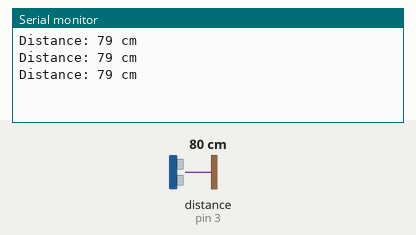
Simulated run of this sketch. Board: Arduino Uno, built with avr-gcc and run on an emulated ATmega328P. On the bench: the last lines printed to the serial monitor. Wiring (inferred from the names in the program): ultrasonic range finder: trigger pin 4; echo pin 3. The inputs (shaded band) are chosen by the test bench; at power-on: distance to the obstacle (sensor on pin 3) 80 cm. The echo pulse lasts 58.3 µs per cm.

Above: at 1.2 s.
1.3 s: distance to the obstacle (sensor on pin 3) set to 2 cm
At 2.0 s:
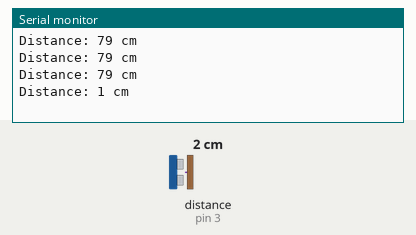
2.8 s: distance to the obstacle (sensor on pin 3) set to 4 cm
At 3.5 s:
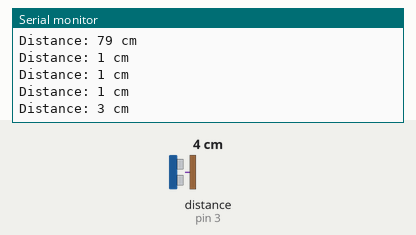
Timing chart, 0 to 5.8 s (numbered marks = the images above; inputs shaded):
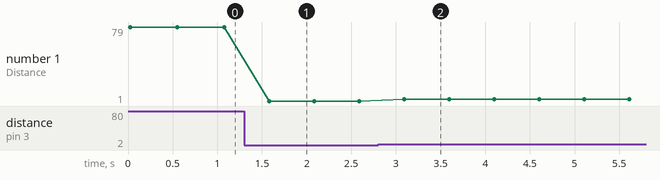

Measured:
- after the input at 1.3 s, the serial monitor: prints a new line after 0.28 s (image 1)
- after the input at 2.8 s, the serial monitor: prints a new line after 0.29 s (image 2)
- plotted number 1: 79 → 1 after the input at 1.3 s, 1 → 3 after the input at 2.8 s

The sketch:

HC-SR04_Dist.ino
```cpp
#define TRIG_PIN 4  // Trig pin of HC-SR04 connected to digital pin 10
#define ECHO_PIN 3  // Echo pin of HC-SR04 connected to digital pin 11
#define NUM_SAMPLES 5  // Number of samples to take for noise averaging

void setup() {
  // Set Trig and Echo pins as output and input, respectively
  pinMode(TRIG_PIN, OUTPUT);
  pinMode(ECHO_PIN, INPUT);

  // Initialize serial communication for debugging purposes
  Serial.begin(9600);
}

void loop() {
  long distance = getDistance();  // Get distance to object in cm

  // Print distance to serial monitor
  Serial.print("Distance: ");
  Serial.print(distance);
  Serial.println(" cm");

  delay(500);  // Delay for half a second before taking another reading
}

// Function to get distance to object in cm using noise averaging
long getDistance() {
  long sum = 0;  // Sum of samples

  // Take multiple samples and sum them
  for (int i = 0; i < NUM_SAMPLES; i++) {
    sum += getDistanceSample();
  }

  // Return average of samples
  return sum / NUM_SAMPLES;
}

// Function to get a single distance sample in cm
long getDistanceSample() {
  digitalWrite(TRIG_PIN, LOW);  // Set Trig pin low
  delayMicroseconds(2);  // Delay for 2 microseconds
  digitalWrite(TRIG_PIN, HIGH);  // Set Trig pin high
  delayMicroseconds(10);  // Delay for 10 microseconds
  digitalWrite(TRIG_PIN, LOW);  // Set Trig pin low

  // Measure the time it takes for the Echo pin to go high (pulse width)
  long pulseWidth = pulseIn(ECHO_PIN, HIGH);

  // Calculate distance to object in cm using pulse width and speed of sound
  long distance = pulseWidth / 58.2;

  return distance;
}
```
